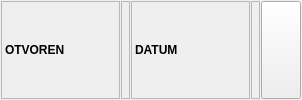
          <widget class="QFrame" name="frame_32">
           <property name="sizePolicy">
            <sizepolicy hsizetype="Preferred" vsizetype="Maximum">
             <horstretch>0</horstretch>
             <verstretch>0</verstretch>
            </sizepolicy>
           </property>
           <property name="frameShape">
            <enum>QFrame::NoFrame</enum>
           </property>
           <property name="frameShadow">
            <enum>QFrame::Raised</enum>
           </property>
           <layout class="QHBoxLayout" name="horizontalLayout_31">
            <property name="spacing">
             <number>1</number>
            </property>
            <property name="leftMargin">
             <number>1</number>
            </property>
            <property name="topMargin">
             <number>1</number>
            </property>
            <property name="rightMargin">
             <number>1</number>
            </property>
            <property name="bottomMargin">
             <number>1</number>
            </property>
            <item>
             <widget class="QLabel" name="lblJMBGiTitle_2">
              <property name="sizePolicy">
               <sizepolicy hsizetype="Maximum" vsizetype="Preferred">
                <horstretch>0</horstretch>
                <verstretch>0</verstretch>
               </sizepolicy>
              </property>
              <property name="minimumSize">
               <size>
                <width>119</width>
                <height>27</height>
               </size>
              </property>
              <property name="maximumSize">
               <size>
                <width>119</width>
                <height>16777215</height>
               </size>
              </property>
              <property name="font">
               <font>
                <weight>75</weight>
                <bold>true</bold>
               </font>
              </property>
              <property name="frameShape">
               <enum>QFrame::StyledPanel</enum>
              </property>
              <property name="text">
               <string>OTVOREN</string>
              </property>
             </widget>
            </item>
            <item>
             <widget class="QLabel" name="lblOtvoren">
              <property name="sizePolicy">
               <sizepolicy hsizetype="Preferred" vsizetype="Preferred">
                <horstretch>0</horstretch>
                <verstretch>0</verstretch>
               </sizepolicy>
              </property>
              <property name="font">
               <font>
                <weight>75</weight>
                <bold>true</bold>
               </font>
              </property>
              <property name="frameShape">
               <enum>QFrame::StyledPanel</enum>
              </property>
              <property name="textInteractionFlags">
               <set>Qt::LinksAccessibleByMouse|Qt::TextSelectableByMouse</set>
              </property>
             </widget>
            </item>
            <item>
             <widget class="QLabel" name="lblOtvorenDatumTitle">
              <property name="sizePolicy">
               <sizepolicy hsizetype="Maximum" vsizetype="Preferred">
                <horstretch>0</horstretch>
                <verstretch>0</verstretch>
               </sizepolicy>
              </property>
              <property name="minimumSize">
               <size>
                <width>119</width>
                <height>27</height>
               </size>
              </property>
              <property name="maximumSize">
               <size>
                <width>119</width>
                <height>16777215</height>
               </size>
              </property>
              <property name="font">
               <font>
                <weight>75</weight>
                <bold>true</bold>
               </font>
              </property>
              <property name="frameShape">
               <enum>QFrame::StyledPanel</enum>
              </property>
              <property name="text">
               <string>DATUM</string>
              </property>
             </widget>
            </item>
            <item>
             <widget class="QLabel" name="lblOtvorenDatum">
              <property name="sizePolicy">
               <sizepolicy hsizetype="Preferred" vsizetype="Preferred">
                <horstretch>0</horstretch>
                <verstretch>0</verstretch>
               </sizepolicy>
              </property>
              <property name="font">
               <font>
                <weight>75</weight>
                <bold>true</bold>
               </font>
              </property>
              <property name="frameShape">
               <enum>QFrame::StyledPanel</enum>
              </property>
              <property name="textInteractionFlags">
               <set>Qt::LinksAccessibleByMouse|Qt::TextSelectableByMouse</set>
              </property>
             </widget>
            </item>
            <item>
             <widget class="QPushButton" name="btnOtvorenDatumOK">
              <property name="sizePolicy">
               <sizepolicy hsizetype="Maximum" vsizetype="Preferred">
                <horstretch>0</horstretch>
                <verstretch>0</verstretch>
               </sizepolicy>
              </property>
              <property name="maximumSize">
               <size>
                <width>60</width>
                <height>16777215</height>
               </size>
              </property>
              <property name="font">
               <font>
                <weight>75</weight>
                <bold>true</bold>
               </font>
              </property>
              <property name="cursor">
               <cursorShape>PointingHandCursor</cursorShape>
              </property>
              <property name="icon">
               <iconset resource="../../../resources/DonatForm.qrc">
                <normaloff>:/InDonat/Forms/images/OK.gif</normaloff>:/InDonat/Forms/images/OK.gif</iconset>
              </property>
             </widget>
            </item>
           </layout>
          </widget>
